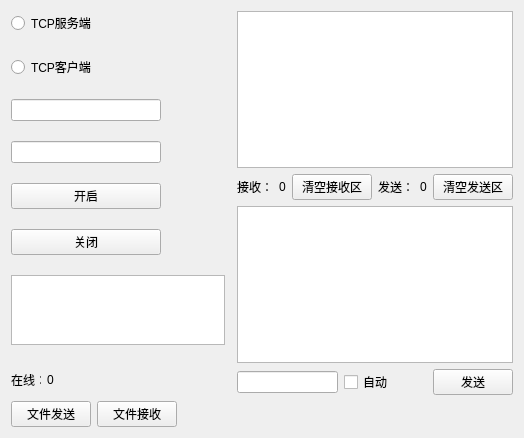
<?xml version="1.0" encoding="UTF-8"?>
<ui version="4.0">
 <class>RoTcp</class>
 <widget class="QWidget" name="RoTcp">
  <property name="geometry">
   <rect>
    <x>0</x>
    <y>0</y>
    <width>524</width>
    <height>387</height>
   </rect>
  </property>
  <property name="windowTitle">
   <string>RoTcp</string>
  </property>
  <layout class="QVBoxLayout" name="verticalLayout_3">
   <item>
    <layout class="QHBoxLayout" name="horizontalLayout_5">
     <item>
      <layout class="QVBoxLayout" name="verticalLayout">
       <property name="spacing">
        <number>20</number>
       </property>
       <property name="leftMargin">
        <number>0</number>
       </property>
       <property name="topMargin">
        <number>0</number>
       </property>
       <property name="rightMargin">
        <number>6</number>
       </property>
       <property name="bottomMargin">
        <number>0</number>
       </property>
       <item>
        <widget class="QRadioButton" name="radioButton_server">
         <property name="text">
          <string>TCP服务端</string>
         </property>
        </widget>
       </item>
       <item>
        <widget class="QRadioButton" name="radioButton_client">
         <property name="text">
          <string>TCP客户端</string>
         </property>
        </widget>
       </item>
       <item>
        <widget class="QLineEdit" name="lineEdit_ip">
         <property name="sizePolicy">
          <sizepolicy hsizetype="Preferred" vsizetype="Fixed">
           <horstretch>0</horstretch>
           <verstretch>0</verstretch>
          </sizepolicy>
         </property>
         <property name="maximumSize">
          <size>
           <width>150</width>
           <height>16777215</height>
          </size>
         </property>
        </widget>
       </item>
       <item>
        <widget class="QLineEdit" name="lineEdit_port">
         <property name="sizePolicy">
          <sizepolicy hsizetype="Preferred" vsizetype="Fixed">
           <horstretch>0</horstretch>
           <verstretch>0</verstretch>
          </sizepolicy>
         </property>
         <property name="maximumSize">
          <size>
           <width>150</width>
           <height>16777215</height>
          </size>
         </property>
        </widget>
       </item>
       <item>
        <widget class="QPushButton" name="pushButton_start">
         <property name="sizePolicy">
          <sizepolicy hsizetype="Preferred" vsizetype="Fixed">
           <horstretch>0</horstretch>
           <verstretch>0</verstretch>
          </sizepolicy>
         </property>
         <property name="maximumSize">
          <size>
           <width>150</width>
           <height>16777215</height>
          </size>
         </property>
         <property name="text">
          <string>开启</string>
         </property>
        </widget>
       </item>
       <item>
        <widget class="QPushButton" name="pushButton_close">
         <property name="sizePolicy">
          <sizepolicy hsizetype="Preferred" vsizetype="Fixed">
           <horstretch>0</horstretch>
           <verstretch>0</verstretch>
          </sizepolicy>
         </property>
         <property name="maximumSize">
          <size>
           <width>150</width>
           <height>16777215</height>
          </size>
         </property>
         <property name="text">
          <string>关闭</string>
         </property>
        </widget>
       </item>
       <item>
        <widget class="QListWidget" name="listWidget_onlinelist"/>
       </item>
       <item>
        <layout class="QHBoxLayout" name="horizontalLayout">
         <item>
          <widget class="QLabel" name="label">
           <property name="minimumSize">
            <size>
             <width>0</width>
             <height>30</height>
            </size>
           </property>
           <property name="maximumSize">
            <size>
             <width>30</width>
             <height>16777215</height>
            </size>
           </property>
           <property name="text">
            <string>在线：</string>
           </property>
          </widget>
         </item>
         <item>
          <widget class="QLabel" name="label_num_online">
           <property name="text">
            <string>0</string>
           </property>
          </widget>
         </item>
        </layout>
       </item>
      </layout>
     </item>
     <item>
      <layout class="QVBoxLayout" name="verticalLayout_2">
       <item>
        <widget class="QListWidget" name="listWidget_recive"/>
       </item>
       <item>
        <layout class="QHBoxLayout" name="horizontalLayout_3">
         <item>
          <layout class="QHBoxLayout" name="horizontalLayout_2">
           <item>
            <widget class="QLabel" name="label_2">
             <property name="text">
              <string>接收：</string>
             </property>
            </widget>
           </item>
           <item>
            <widget class="QLabel" name="label_dataRecive">
             <property name="text">
              <string>0</string>
             </property>
            </widget>
           </item>
           <item>
            <widget class="QPushButton" name="pushButton_empty_recive">
             <property name="text">
              <string>清空接收区</string>
             </property>
            </widget>
           </item>
           <item>
            <widget class="QLabel" name="label_3">
             <property name="text">
              <string>发送：</string>
             </property>
            </widget>
           </item>
           <item>
            <widget class="QLabel" name="label_sendData">
             <property name="text">
              <string>0</string>
             </property>
            </widget>
           </item>
          </layout>
         </item>
         <item>
          <widget class="QPushButton" name="pushButton_empty_send">
           <property name="text">
            <string>清空发送区</string>
           </property>
          </widget>
         </item>
        </layout>
       </item>
       <item>
        <widget class="QTextEdit" name="textEdit_send"/>
       </item>
       <item>
        <layout class="QHBoxLayout" name="horizontalLayout_4">
         <item>
          <widget class="QLineEdit" name="lineEdit_time"/>
         </item>
         <item>
          <widget class="QCheckBox" name="checkBox_automatic">
           <property name="text">
            <string>自动</string>
           </property>
          </widget>
         </item>
         <item>
          <spacer name="horizontalSpacer">
           <property name="orientation">
            <enum>Qt::Horizontal</enum>
           </property>
           <property name="sizeHint" stdset="0">
            <size>
             <width>40</width>
             <height>20</height>
            </size>
           </property>
          </spacer>
         </item>
         <item>
          <widget class="QPushButton" name="pushButton_send">
           <property name="text">
            <string>发送</string>
           </property>
          </widget>
         </item>
        </layout>
       </item>
      </layout>
     </item>
    </layout>
   </item>
   <item>
    <layout class="QHBoxLayout" name="horizontalLayout_6">
     <item>
      <widget class="QPushButton" name="pushButton">
       <property name="text">
        <string>文件发送</string>
       </property>
      </widget>
     </item>
     <item>
      <widget class="QPushButton" name="pushButton_receive_file">
       <property name="text">
        <string>文件接收</string>
       </property>
      </widget>
     </item>
     <item>
      <spacer name="horizontalSpacer_2">
       <property name="orientation">
        <enum>Qt::Horizontal</enum>
       </property>
       <property name="sizeHint" stdset="0">
        <size>
         <width>40</width>
         <height>20</height>
        </size>
       </property>
      </spacer>
     </item>
    </layout>
   </item>
  </layout>
 </widget>
 <layoutdefault spacing="6" margin="11"/>
 <resources/>
 <connections/>
</ui>
